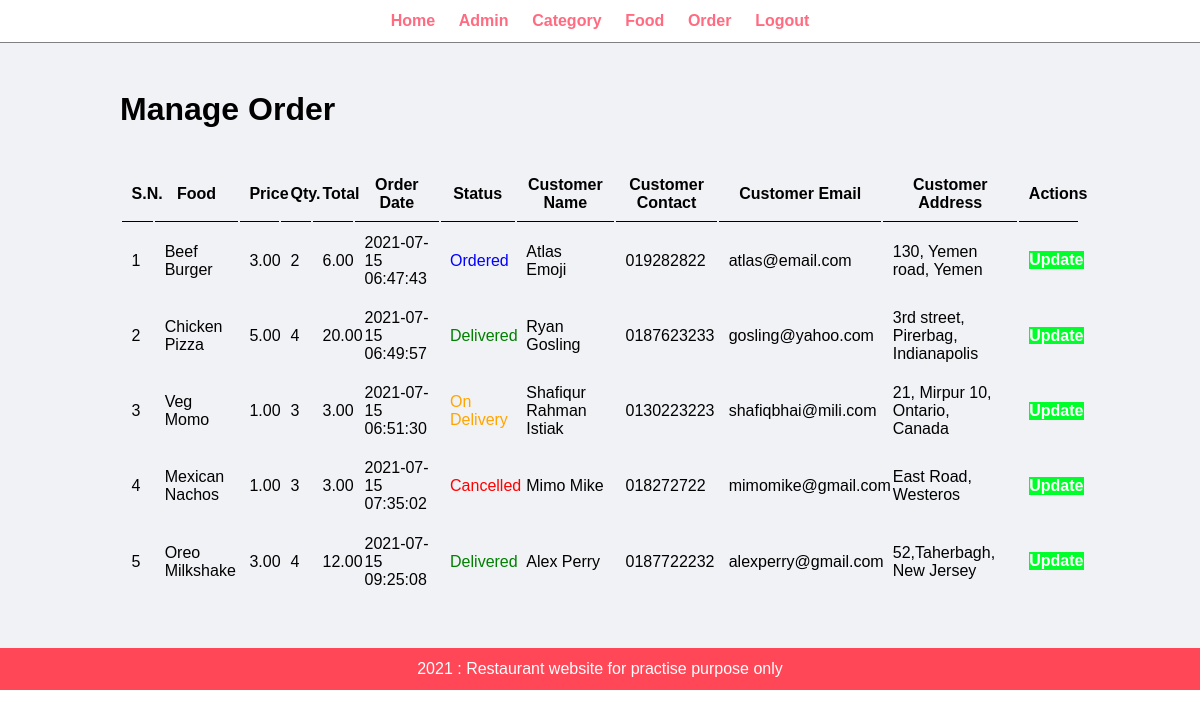
Page /admin/manage-order.php (signed in) on the committed database.
### tables this page shows
CREATE TABLE `tbl_order` (
  `id` int(100) UNSIGNED NOT NULL,
  `food` varchar(255) NOT NULL,
  `price` decimal(38,2) NOT NULL,
  `qty` int(100) NOT NULL,
  `total` decimal(38,2) NOT NULL,
  `order_date` datetime NOT NULL,
  `status` varchar(255) NOT NULL,
  `customer_name` varchar(255) NOT NULL,
  `customer_contact` varchar(255) NOT NULL,
  `customer_email` varchar(255) NOT NULL,
  `customer_address` varchar(255) NOT NULL
);

### admin/manage-order.php (the view, shortened to what this page needs)
<?php include 'partials/menu.php' ?>
<div class="main-content">
        <div class="wrapper">
            <h1>Manage Order</h1><br><br>
            <table class="tbl-full">
                <tr>
                    <th>S.N.</th>
                    <th>Food</th>
                    <th>Price</th>
                    <th>Qty.</th>
                    <th>Total</th>
                    <th>Order Date</th>
                    <th>Status</th>
                    <th>Customer Name</th>
                    <th>Customer Contact</th>
                    <th>Customer Email</th>
                    <th>Customer Address</th>
                    <th>Actions</th>
                </tr>
                <?php
                    $sql = "SELECT * FROM tbl_order";
                    $result = mysqli_query($myDB, $sql);
                    $count = mysqli_num_rows($result);
                    $sn = 1;
                    if($count>0)
                    {
                        while($row=mysqli_fetch_assoc($result))
                        {
                            $id = $row['id'];
                            $food = $row['food'];
                            $price = $row['price'];
                            $qty = $row['qty'];
                            $total = $row['total'];
                            $order_date = $row['order_date'];
                            $status = $row['status'];
                            $customer_name = $row['customer_name'];
                            $customer_contact = $row['customer_contact'];
                            $customer_email = $row['customer_email'];
                            $customer_address = $row['customer_address'];
                            ?>
                                <tr>
                                    <td> <?php echo $sn++; ?> </td>
                                    <td> <?php echo $food; ?> </td>
                                    <td> <?php echo $price; ?> </td>
                                    <td> <?php echo $qty; ?> </td>
                                    <td> <?php echo $total; ?> </td>
                                    <td> <?php echo $order_date; ?> </td>
                                    <td>
                                        <?php
                                            if($status=="Ordered")
                                            {
                                                echo "<label style='color: blue;'>$status</label>";
                                            }
                                            elseif ($status=="On Delivery")
                                            {
                                                echo "<label style='color: orange;'>$status</label>";
                                            }
                                            elseif ($status=="Delivered")
                                            {
                                                echo "<label style='color: green;'>$status</label>";
                                            }
                                            elseif ($status=="Cancelled")
                                            {
                                                echo "<label style='color: red;'>$status</label>";
                                            }
                                        ?>
                                    </td>
                                    <td> <?php echo $customer_name; ?> </td>
                                    <td> <?php echo $customer_contact; ?> </td>
                                    <td> <?php echo $customer_email; ?> </td>
                                    <td> <?php echo $customer_address ?> </td>
                                    <td><a href="<?php echo SITEURL; ?>admin/update-order.php?id=<?php echo $id; ?>" class="btn-secondary">Update</a>
                                    </td>
                                </tr>
                            <?php
                        }
                    }
                    else
                    {
                        echo "<tr><td colspan='12' class='error'>Orders Not Available</td></tr>";
                    }
                ?>
            </table>
        </div>
    </div>
<?php include 'partials/footer.php' ?>

### css/admin.css (style rules this page uses)
* { margin: 0; padding: 0; font-family: Arial, Helvetica, sans-serif; }
.wrapper { padding: 1%; width: 80%; margin: 0 auto; }
.tbl-full { width: 100%; }
table tr th { border-bottom: 1px solid black; padding: 1%; }
table tr td { padding: 1%; }
.btn-secondary { background-color: #00ff2a; padding: 1%; color: white; text-decoration: none; font-weight: bold; }
.main-content { background-color: #f1f2f6; padding: 3% 0; }

### rows in the picture
tbl_order: food "Beef Burger", price "3.00", qty "2", total "6.00", order_date "2021-07-15 06:47:43", status "Ordered", customer_name "Atlas Emoji", customer_contact "019282822", customer_email "atlas@email.com", customer_address "130, Yemen road, Yemen"
tbl_order: food "Chicken Pizza", price "5.00", qty "4", total "20.00", order_date "2021-07-15 06:49:57", status "Delivered", customer_name "Ryan Gosling", customer_contact "0187623233", customer_email "gosling@yahoo.com", customer_address "3rd street, Pirerbag, Indianapolis"
tbl_order: food "Veg Momo", price "1.00", qty "3", total "3.00", order_date "2021-07-15 06:51:30", status "On Delivery", customer_name "Shafiqur Rahman Istiak", customer_contact "0130223223", customer_email "shafiqbhai@mili.com", customer_address "21, Mirpur 10, Ontario, Canada"
tbl_order: food "Mexican Nachos", price "1.00", qty "3", total "3.00", order_date "2021-07-15 07:35:02", status "Cancelled", customer_name "Mimo Mike", customer_contact "018272722", customer_email "mimomike@gmail.com", customer_address "East Road, Westeros"
tbl_order: food "Oreo Milkshake", price "3.00", qty "4", total "12.00", order_date "2021-07-15 09:25:08", status "Delivered", customer_name "Alex Perry", customer_contact "0187722232", customer_email "alexperry@gmail.com", customer_address "52,Taherbagh, New Jersey"
